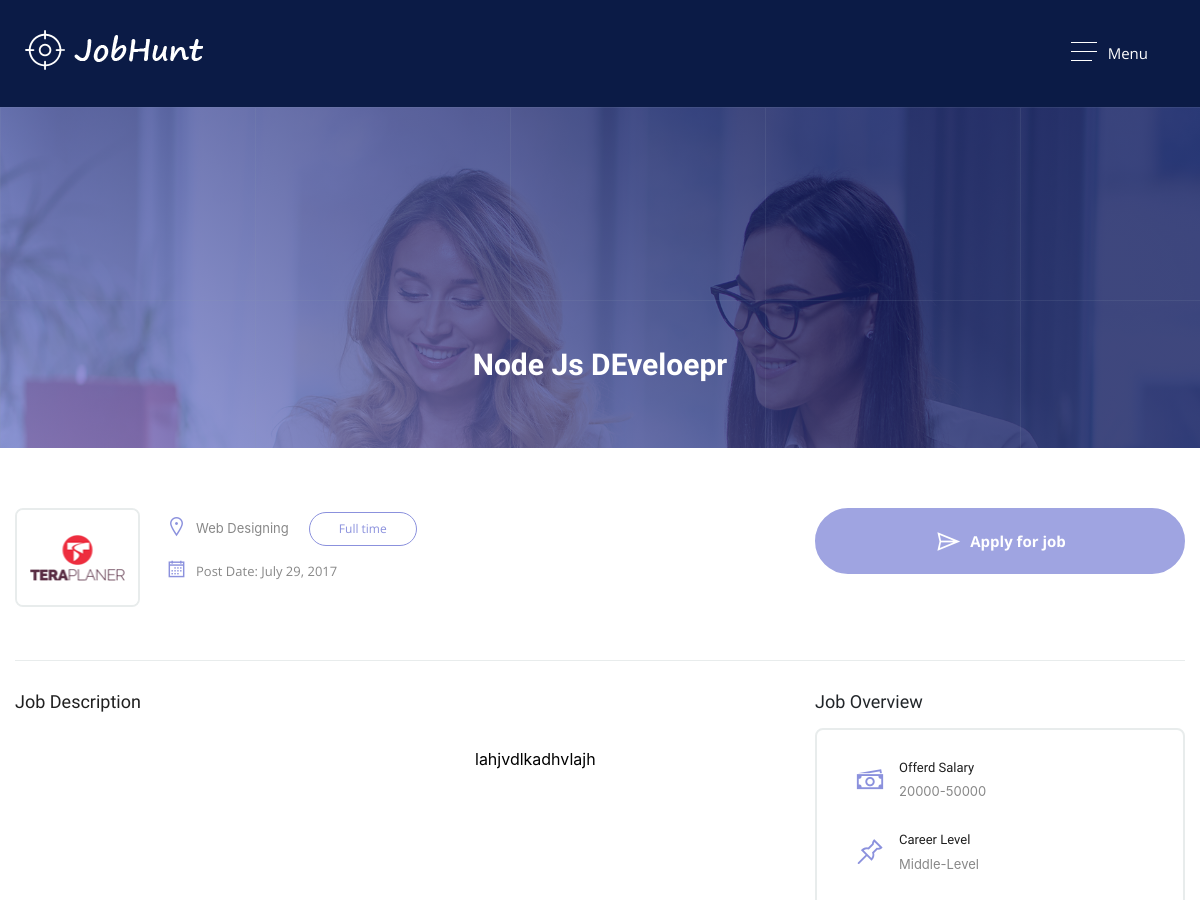
The page /jobs/3 (upper part) on the database as committed earlier.
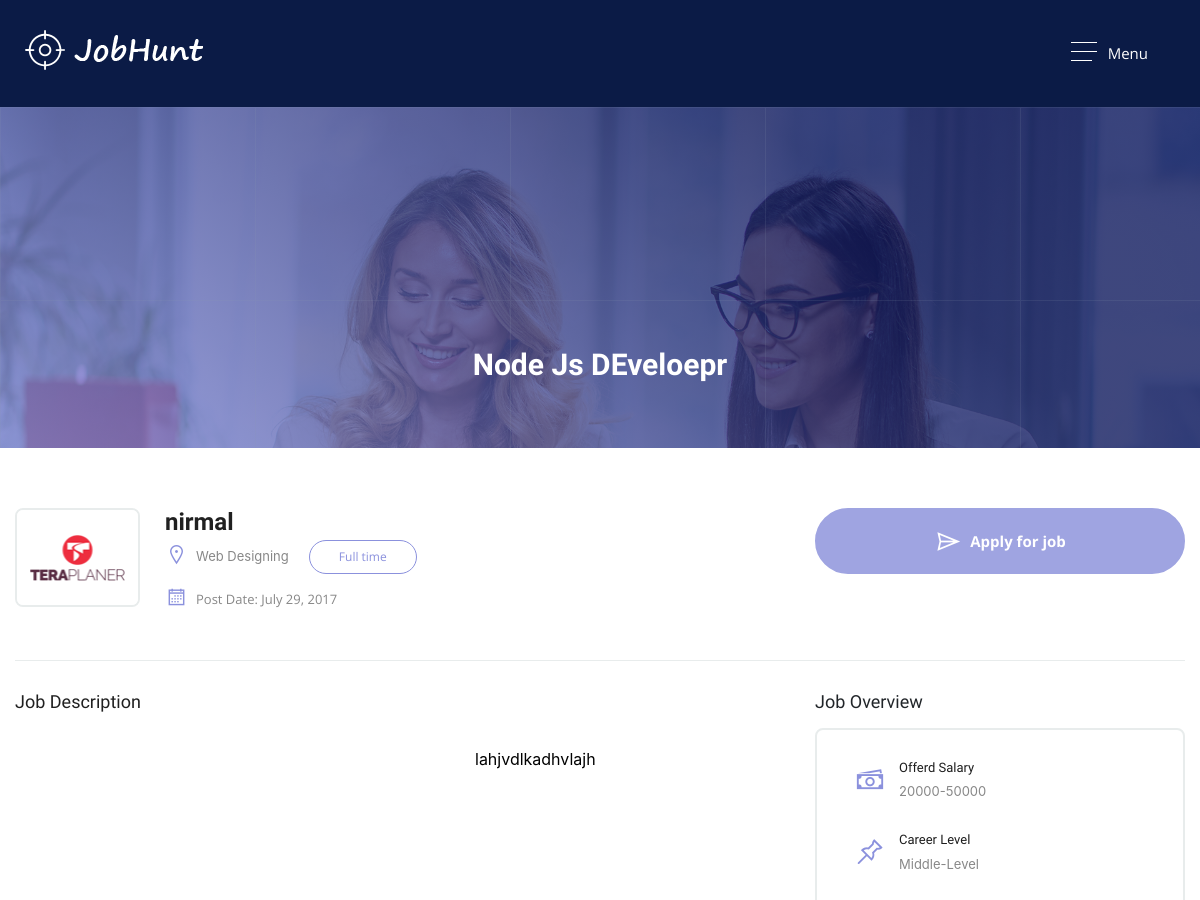
The same page on the database as committed later.
### app/models.py (models this page shows, shortened)
class Job(UserMixin,db.Model):
	id=db.Column(db.Integer,primary_key=True)
	title=db.Column(db.String(100))
	jobdesc=db.Column(db.String(10000))
	exp=db.Column(db.String(128))
	qualification=db.Column(db.String(128))
	career_level=db.Column(db.String(128))
	email=db.Column(db.String(128))
	location=db.Column(db.String(50))
	fulltime=db.Column(db.Boolean,default=False)
	salary=db.Column(db.String(100))
	date_posted=db.Column(db.DateTime,default=date.today())
	expiry_date=db.Column(db.DateTime)
	openings=db.Column(db.Integer)
	category=db.Column(db.String(128))
	user_id=db.Column(db.Integer,db.ForeignKey('employer.id'))
	country=db.Column(db.String(100))
	city=db.Column(db.String(100))
	active=db.Column(db.Boolean,default=True);

class Employer(UserMixin,db.Model):
	id = db.Column(db.Integer, primary_key=True)
	name = db.Column(db.String(64), index=True, unique=True, nullable=False)
	email = db.Column(db.String(128), index=True, unique=True, nullable=False)
	password_hash=db.Column(db.String(128), index=True)
	since=db.Column(db.String(64))
	teamSize=db.Column(db.String(64))
	domain=db.Column(db.String(64))
	desc=db.Column(db.String(3024))
	phone=db.Column(db.String(15))
	website=db.Column(db.String(256))
	address=db.Column(db.String(512))
	role=db.Column(db.String(20))
	logo_url=db.Column(db.String,default=None,nullable=True)
	logo_img_name=db.Column(db.String,default=None,nullable=True)
	posts=db.relationship('Job', backref='employer')

### app/routes.py (the view)
@app.route('/jobs/<jobid>')
def job(jobid):
	job=Job.query.filter_by(id=jobid).first_or_404()
	company=Employer.query.get(job.id)
	return render_template("job.html",details=job,emp=company)

### app/templates/job.html (shortened to what this page needs)
{% extends "pubbase.html" %}
{% block content %}
<section class="overlape">
		<div class="block no-padding">
			<div data-velocity="-.1" style="background: url(/static/images/resource/mslider1.jpg) repeat scroll 50% 422.28px transparent;" class="parallax scrolly-invisible no-parallax"></div>
			<div class="container fluid">
				<div class="row">
					<div class="col-lg-12">
						<div class="inner-header">
							<h3>{{ details.title }}</h3>
						</div>
					</div>
				</div>
			</div>
		</div>
	</section>
	<section>
		<div class="block">
			<div class="container">
				<div class="row">
				 	<div class="col-lg-12 column">
				 		<div class="job-single-sec style3">
				 			<div class="job-head-wide">
				 				<div class="row">
				 					<div class="col-lg-8">
				 						<div class="job-single-head3">
							 				<div class="job-thumb"> <img src="/static/images/resource/sdf.png" alt="" /> </div>
							 				<div class="job-single-info3">
							 					<h3>{{ emp.name }}</h3>
							 					<span><i class="la la-map-marker"></i>{{details.city}}</span><span class="job-is ft">Full time</span>
							 					<ul class="tags-jobs">
								 					<li><i class="la la-calendar-o"></i> Post Date: July 29, 2017</li>
								 				</ul>
							 				</div>
							 			</div>
				 					</div>
				 					<div class="col-lg-4">
				 						<a class="apply-thisjob" href="#" title=""><i class="la la-paper-plane"></i>Apply for job</a>
								 		<div class="apply-alternative">
								 		</div>
				 					</div>
				 				</div>
				 			</div>
				 			<div class="job-wide-devider">
							 	<div class="row">
							 		<div class="col-lg-8 column">
							 			<div class="job-details">
							 				<h3>Job Description</h3>
							 				<textarea readonly rows="20" cols="20">
							 					{{details.jobdesc}}
							 				</textarea>
							 			</div>
							 		</div>
							 		<div class="col-lg-4 column">
							 			<div class="job-overview">
								 			<h3>Job Overview</h3>
								 			<ul>
								 				<li><i class="la la-money"></i><h3>Offerd Salary</h3><span>{{details.salary}}</span></li>
								 				<li><i class="la la-thumb-tack"></i><h3>Career Level</h3><span>{{details.career_level}}</span></li>
								 			</ul>
								 		</div>
							 		</div>
							 	</div>
							 </div>
					 	</div>
				 	</div>
				</div>
			</div>
		</div>
	</section>
	{% endblock %}

### app/templates/pubbase.html (shortened to what this page needs)
<!DOCTYPE html>
<html>
<head>
	<link rel="stylesheet" type="text/css" href="/static/css/bootstrap-grid.css" />
	<link rel="stylesheet" href="/static/css/icons.css">
	<link rel="stylesheet" href="/static/css/animate.min.css">
	<link rel="stylesheet" type="text/css" href="/static/css/style.css" />
	<link rel="stylesheet" type="text/css" href="/static/css/responsive.css" />
	<link rel="stylesheet" type="text/css" href="/static/css/chosen.css" />
	<link rel="stylesheet" type="text/css" href="/static/css/colors/colors.css" />
	<link rel="stylesheet" type="text/css" href="/static/css/bootstrap.css" />
<link rel="stylesheet" href="../../../maxcdn.bootstrapcdn.com/font-awesome/4.5.0/css/font-awesome.min.css" />
</head>
<body>
<div class="theme-layout" id="scrollup">
	<div class="responsive-header">
		<div class="responsive-menubar">
			<div class="res-logo"><a href="{{ url_for('index') }}" title=""><img src="/static/images/resource/logo.png" alt="" /></a></div>
			<div class="menu-resaction">
				<div class="res-openmenu">
					<img src="images/icon.png" alt="" /> Menu
				</div>
			</div>
		</div>
	</div>
	{% block content %}
	{% endblock %}
</div>
</body>
</html>

### app/static/css/responsive.css (style rules this page uses)
@media (max-width:1200px) { .responsive-header { display: block; } }
@media (max-width:1200px) { .tags-jobs > li { margin-right: 10px; margin-bottom: 10PX; } }

### app/templates/pubbase.html (style rules this page uses)
textarea:read-only { background-color: white; overflow: hidden; }

Rows that differ between the two databases and show on the page:
added Employer: name "nirmal"
